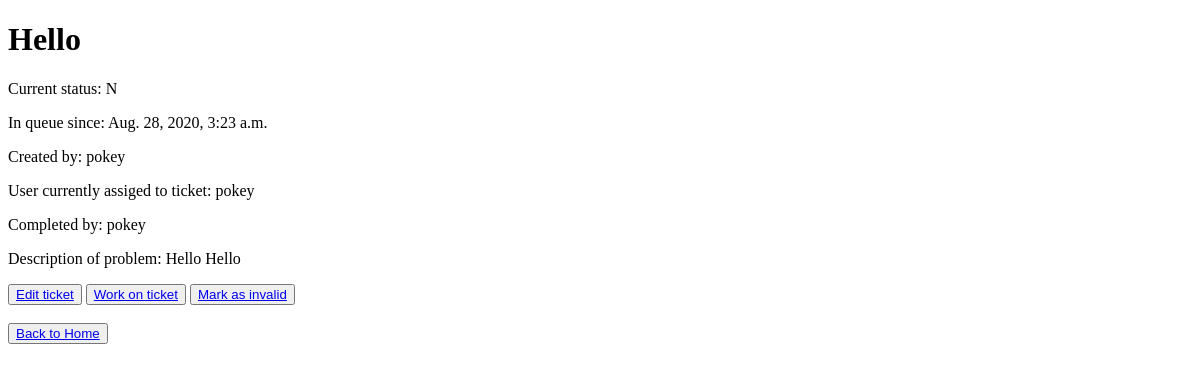
Before: /ticket/5/ (signed in) with the older database file.
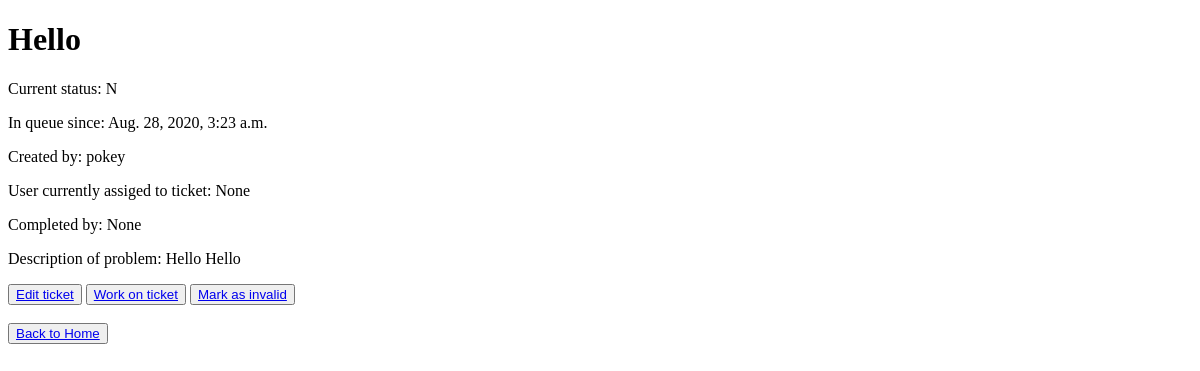
After: the same page with the newer database file.
### bugs_app/models.py (models this page shows)
class Ticket(models.Model):
    OPTIONS = (('N', 'New'), ('P', 'In Progress'), ('D', 'Done'), ('I', 'Invalid'))
    status = models.CharField(max_length=1, choices=OPTIONS)
    title = models.CharField(max_length=80)
    time_created = models.DateTimeField(default=timezone.now)
    description = models.TextField()
    creator = models.ForeignKey(MyUser, null=True, unique=False, related_name="creator", on_delete=models.SET_NULL)
    owner = models.ForeignKey(MyUser, null=True, unique=False, related_name="owner", on_delete=models.SET_NULL)
    last_owner = models.ForeignKey(MyUser, null=True, unique=False, related_name="last_owner", on_delete=models.SET_NULL)

class MyUser(AbstractUser):
    display_name = models.CharField(blank=True, null=True, max_length=80)

### bugs_app/views.py (the view)
# urls.py: path('ticket/<int:ticket_id>/', views.ticket_detail_view, name="ticket"),
@login_required
def ticket_detail_view(request, ticket_id):
    ticket = Ticket.objects.filter(id=ticket_id).first()
    return render(request, "ticket_detail.html", {"ticket": ticket})

### templates/ticket_detail.html (shortened to what this page needs)
<!DOCTYPE html>
<html lang="en">
  <head>
  </head>
  <body>
    <div>
      <h1>{{ ticket.title }}</h1>
      <p>Current status: {{ ticket.status }}</p>
      <p>In queue since: {{ ticket.time_created }}</p>
      <p>Created by: {{ ticket.creator }}</p>
      <p>User currently assiged to ticket: {{ ticket.owner }}</p>
      <p>Completed by: {{ ticket.last_owner }}</p>
      <p>Description of problem: {{ticket.description }}</p>
    </div>
    {% if ticket.status == 'P' %}
    <button>
      <a href="edit/">Edit ticket</a>
    </button>
    <button>
        <a href="invalid/">Mark as invalid</a>
      </button>
      <button>
        <a href="done/">Mark as done</a>
      </button>
      <button>
        <a href="reopen/">Send back to queue</a>
      </button>
      {% elif ticket.status == 'D' %}
      <button>
        <a href="reopen/">Reopen ticket</a>
      </button>
      {% elif ticket.status == 'N'%}
      <button>
        <a href="edit/">Edit ticket</a>
      </button>
      <button>
        <a href="assign/">Work on ticket</a>
      </button>
      <button>
        <a href="invalid/">Mark as invalid</a>
      </button>
      {% endif %}
    <button>
      <a href="/">Back to Home</a>
    </button>
  </body>
</html>

Changed rows visible on the page:
changed Ticket "Hello": owner "pokey" → "None"; last_owner "pokey" → "None"
